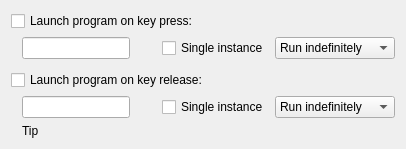
     <widget class="QWidget" name="programTab">
      <attribute name="title">
       <string>Program</string>
      </attribute>
      <layout class="QGridLayout" name="gridLayout_4">
       <item row="2" column="1">
        <widget class="QLineEdit" name="programKpBox"/>
       </item>
       <item row="2" column="2">
        <spacer name="horizontalSpacer_13">
         <property name="orientation">
          <enum>Qt::Horizontal</enum>
         </property>
         <property name="sizeType">
          <enum>QSizePolicy::Fixed</enum>
         </property>
         <property name="sizeHint" stdset="0">
          <size>
           <width>20</width>
           <height>20</height>
          </size>
         </property>
        </spacer>
       </item>
       <item row="6" column="1" colspan="4">
        <widget class="QLabel" name="progTipLabel">
         <property name="sizePolicy">
          <sizepolicy hsizetype="Preferred" vsizetype="Minimum">
           <horstretch>0</horstretch>
           <verstretch>0</verstretch>
          </sizepolicy>
         </property>
         <property name="text">
          <string notr="true">Tip</string>
         </property>
         <property name="textInteractionFlags">
          <set>Qt::LinksAccessibleByMouse|Qt::TextSelectableByMouse</set>
         </property>
        </widget>
       </item>
       <item row="3" column="1">
        <spacer name="verticalSpacer">
         <property name="orientation">
          <enum>Qt::Vertical</enum>
         </property>
         <property name="sizeType">
          <enum>QSizePolicy::Fixed</enum>
         </property>
         <property name="sizeHint" stdset="0">
          <size>
           <width>20</width>
           <height>5</height>
          </size>
         </property>
        </spacer>
       </item>
       <item row="4" column="0" colspan="5">
        <widget class="QCheckBox" name="programKrButton">
         <property name="text">
          <string>Launch program on key release:</string>
         </property>
        </widget>
       </item>
       <item row="0" column="0" colspan="5">
        <widget class="QCheckBox" name="programKpButton">
         <property name="text">
          <string>Launch program on key press:</string>
         </property>
        </widget>
       </item>
       <item row="7" column="1" colspan="4">
        <spacer name="verticalSpacer_9">
         <property name="orientation">
          <enum>Qt::Vertical</enum>
         </property>
         <property name="sizeType">
          <enum>QSizePolicy::MinimumExpanding</enum>
         </property>
         <property name="sizeHint" stdset="0">
          <size>
           <width>20</width>
           <height>0</height>
          </size>
         </property>
        </spacer>
       </item>
       <item row="5" column="1">
        <widget class="QLineEdit" name="programKrBox"/>
       </item>
       <item row="2" column="0">
        <spacer name="horizontalSpacer">
         <property name="orientation">
          <enum>Qt::Horizontal</enum>
         </property>
         <property name="sizeType">
          <enum>QSizePolicy::Fixed</enum>
         </property>
         <property name="sizeHint" stdset="0">
          <size>
           <width>5</width>
           <height>20</height>
          </size>
         </property>
        </spacer>
       </item>
       <item row="2" column="3">
        <widget class="QCheckBox" name="programKpSIBox">
         <property name="text">
          <string>Single instance</string>
         </property>
        </widget>
       </item>
       <item row="2" column="4">
        <widget class="QComboBox" name="programKpModeBox">
         <property name="sizePolicy">
          <sizepolicy hsizetype="Minimum" vsizetype="Fixed">
           <horstretch>0</horstretch>
           <verstretch>0</verstretch>
          </sizepolicy>
         </property>
         <item>
          <property name="text">
           <string>Run indefinitely</string>
          </property>
         </item>
         <item>
          <property name="text">
           <string>Stop on release</string>
          </property>
         </item>
         <item>
          <property name="text">
           <string>Stop on re-press</string>
          </property>
         </item>
        </widget>
       </item>
       <item row="5" column="3">
        <widget class="QCheckBox" name="programKrSIBox">
         <property name="text">
          <string>Single instance</string>
         </property>
        </widget>
       </item>
       <item row="5" column="4">
        <widget class="QComboBox" name="programKrModeBox">
         <property name="sizePolicy">
          <sizepolicy hsizetype="Minimum" vsizetype="Fixed">
           <horstretch>0</horstretch>
           <verstretch>0</verstretch>
          </sizepolicy>
         </property>
         <item>
          <property name="text">
           <string>Run indefinitely</string>
          </property>
         </item>
         <item>
          <property name="text">
           <string>Stop on re-press</string>
          </property>
         </item>
        </widget>
       </item>
      </layout>
     </widget>
